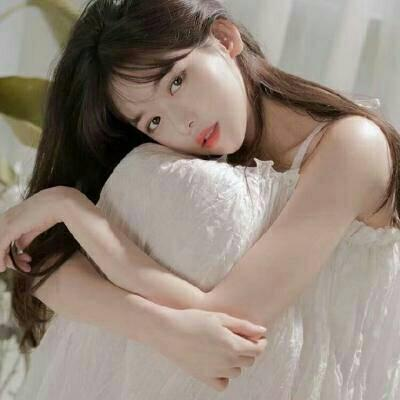
#> input picture Notebook/09 机器学习之贝叶斯算法、EM算法/[20181202]_贝叶斯算法、EM算法/05_随堂代码/05_随堂代码/sklearn11/test/PIL测试/111.jpg, 400 x 400 px
$ python '01_测试ImageFilter_铅笔画.py'
#> lines starting #> are read from the running program, lines starting #| are printed output that depends on the picture
# -- encoding:utf-8 --
"""
Create by ibf on 2018/11/29
"""

from PIL import Image, ImageFilter, ImageOps

if __name__ == '__main__':
    blur = 25
    alpha = 1.0
    # 1. 加载图片
    img = Image.open('111.jpg')
#> img is the input picture: PIL image 400x400 RGB; mean R, G, B 148.2, 134.7, 123.2

    # 2. 图片转换为灰度图片
    img1 = img.convert("L")
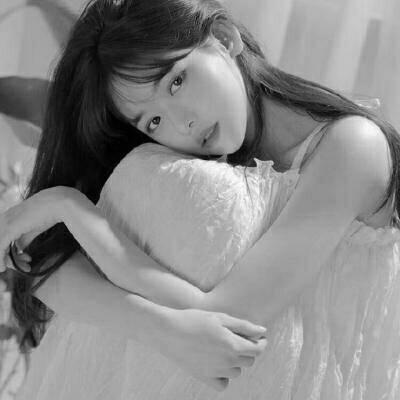
#> img1: PIL image 400x400 L; min 0, max 254, mean 137.5

    # 3. 图片copy
    img2 = img1.copy()

    # 4. 反转图像（255-->0, 0-->255）
    # img2 = ImageOps.invert(img2)
    img2 = img2.point(lambda i: 255 - i)
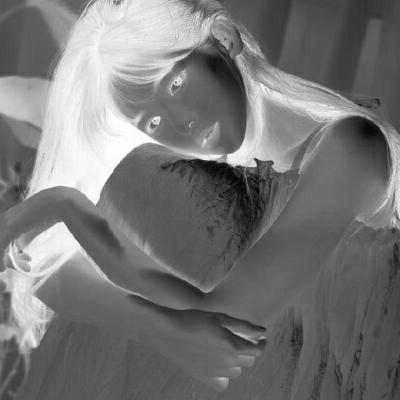
#> img2: PIL image 400x400 L; min 1, max 255, mean 117.5

    # 5. 模糊化
    for i in range(blur):
        img2 = img2.filter(ImageFilter.BLUR)
#> this loop made 25 passes
#> pass 1, `img2 = img2.filter(ImageFilter.BLUR)`:
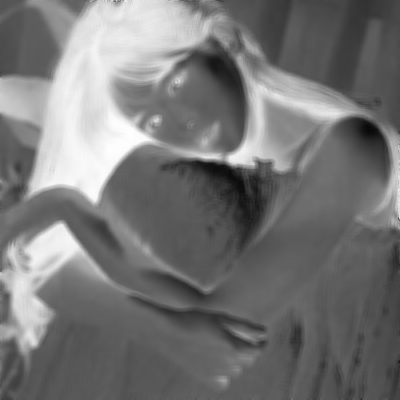
#> img2: PIL image 400x400 L; min 9, max 254, mean 117.6
#> after the loop:
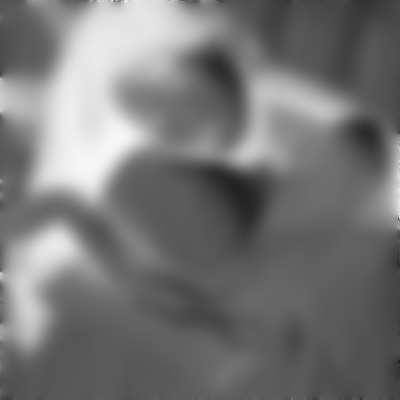
#> img2: PIL image 400x400 L; min 28, max 247, mean 118.2

    width, height = img1.size
#> width = 400; height = 400
    for x in range(width):
        for y in range(height):
            a = img1.getpixel((x, y))
            b = img2.getpixel((x, y))
            c = min(int(a * 255 / (256 - b * alpha)), 255)
            img1.putpixel((x, y), c)
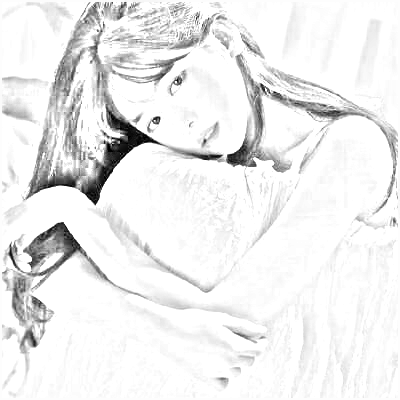
#> img1: PIL image 400x400 L; min 0, max 255, mean 237
    img1.show()
